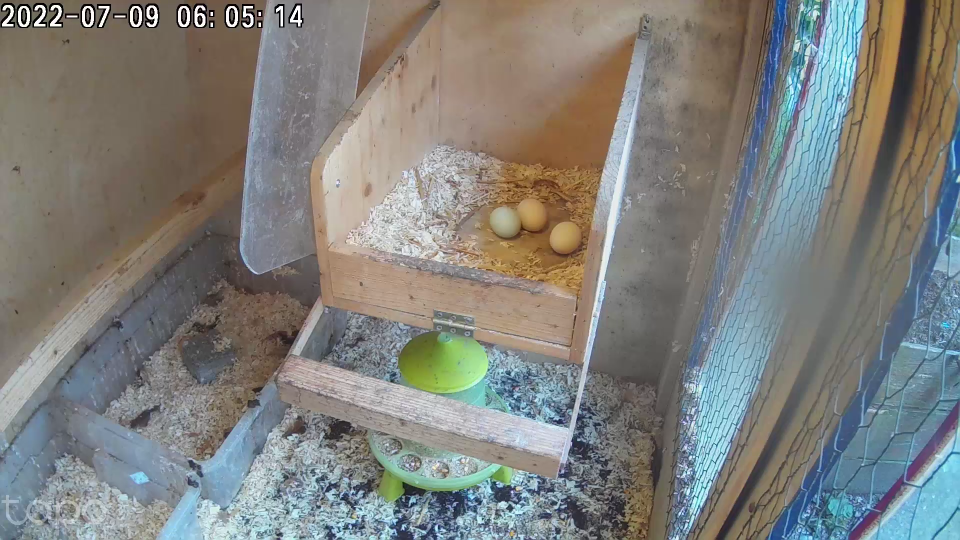
#> input picture experiments/0-test-images/brightsample01.tiff, 1920 x 1080 px (shown at 1/2 size)
$ python foreground.py
#> lines starting #> are read from the running program, lines starting #| are printed output that depends on the picture
#> further down, frame is the input picture: shape (1080, 1920, 3); mean B, G, R 124.1, 128, 127.6
# Vordergrund-Extraktion
# zur Ermoeglichung der Bachelorarbeit

# Vordergrund-Extraktion zur verbesserten
# Informations-Extraktion

# geschrieben von Benjamin H.
# Studiengang: Informatik - Software & Information Engineering
# 6. Semester - Sommersemester 2022

import cv2
import numpy as np

# Function for foreground extraction
def changeImageByTrackbarValue(frame):

    frame = cv2.resize(frame, (800, 450))
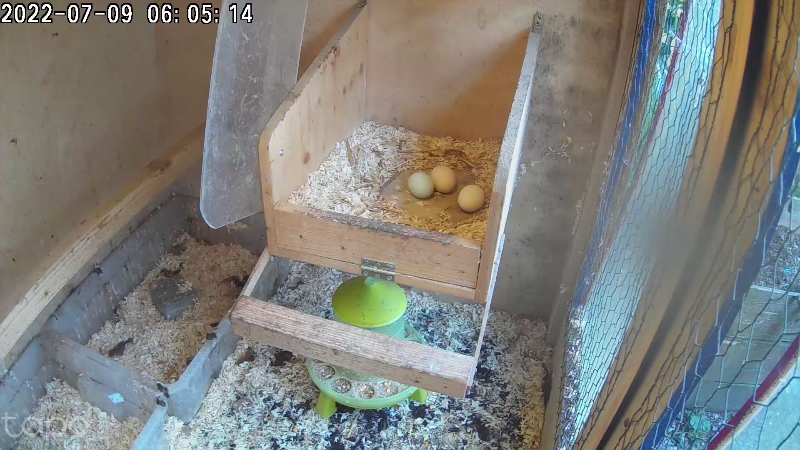
#> frame: shape (450, 800, 3); mean of channels 0, 1, 2 124.1, 127.9, 127.5; drawn as B, G, R
    drawing = frame.copy()

    # Prepare Mask based on Image Shape
    mask = np.zeros(drawing.shape[:2], np.uint8)
    bgModel = np.zeros((1, 65), np.float64)
    fgModel = np.zeros((1, 65), np.float64)

    # Apply GrabCut Algorithm
    rect = (287, 118, 217, 133)
    cv2.grabCut(drawing, mask, rect, bgModel, fgModel, 5, cv2.GC_INIT_WITH_RECT)

    # Generate Real Foreground from Primary Foreground
    mask2 = np.where((mask==2) | (mask == 0), 0, 1).astype('uint8')
    drawing = drawing * mask2[:, :, np.newaxis]
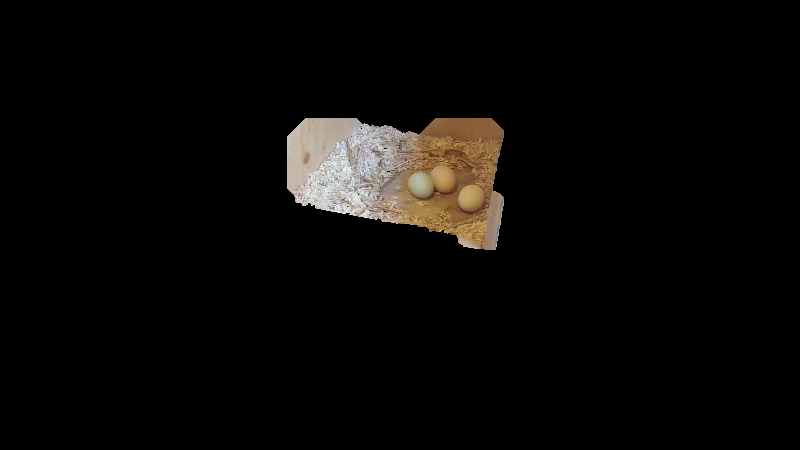
#> drawing: shape (450, 800, 3); mean of channels 0, 1, 2 7.2, 8.6, 9.9; drawn as B, G, R

    return drawing

# Read image and show on window
frame = cv2.imread('../0-test-images/brightsample01.tiff')
cv2.namedWindow('Foreground Extraction', cv2.WINDOW_AUTOSIZE)
cv2.imshow("Foreground Extraction", changeImageByTrackbarValue(frame))

while True:

    if cv2.waitKey(1) & 0xFF == ord('q'):
#> (key q is pressed here)
        break

cv2.destroyAllWindows()
exit()
#> (the program exits here)

$ run again, with experiments/0-test-images/brightsample02.tiff copied over experiments/0-test-images/brightsample01.tiff
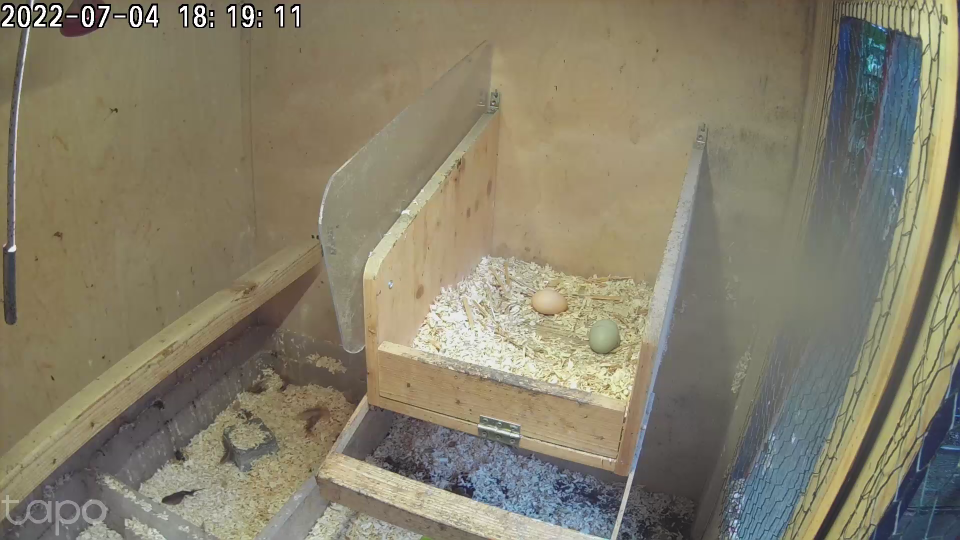
#> input picture experiments/0-test-images/brightsample02.tiff, 1920 x 1080 px (shown at 1/2 size)
#> frame is the input picture: shape (1080, 1920, 3); mean B, G, R 106.8, 127.3, 133.6
#> in changeImageByTrackbarValue, `frame = cv2.resize(frame, (800, 450))`:
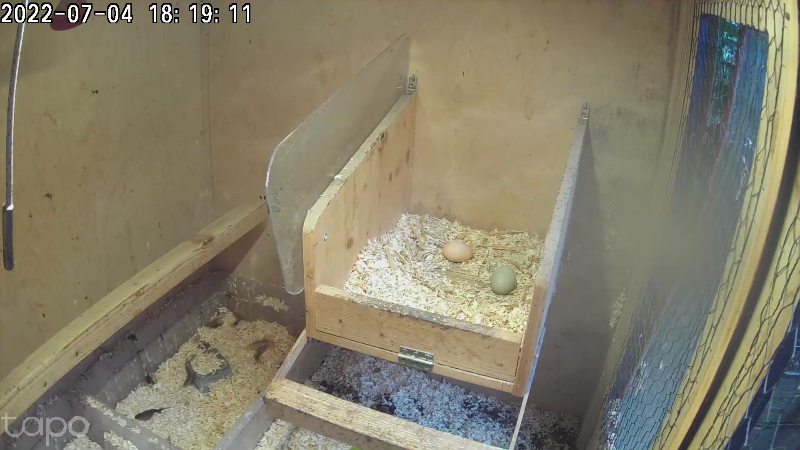
#> frame: shape (450, 800, 3); mean of channels 0, 1, 2 106.7, 127.2, 133.5; drawn as B, G, R
#> in changeImageByTrackbarValue, `drawing = drawing * mask2[:, :, np.newaxis]`:
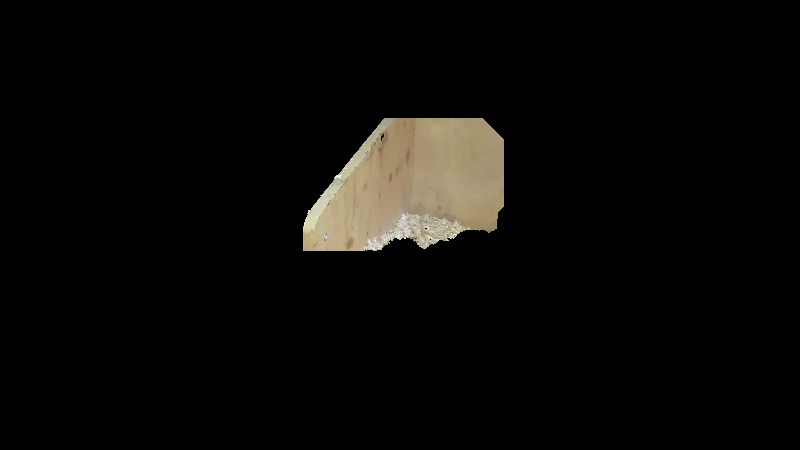
#> drawing: shape (450, 800, 3); mean of channels 0, 1, 2 7.2, 9.1, 10; drawn as B, G, R

$ run again, with experiments/0-test-images/sample01.tiff copied over experiments/0-test-images/brightsample01.tiff
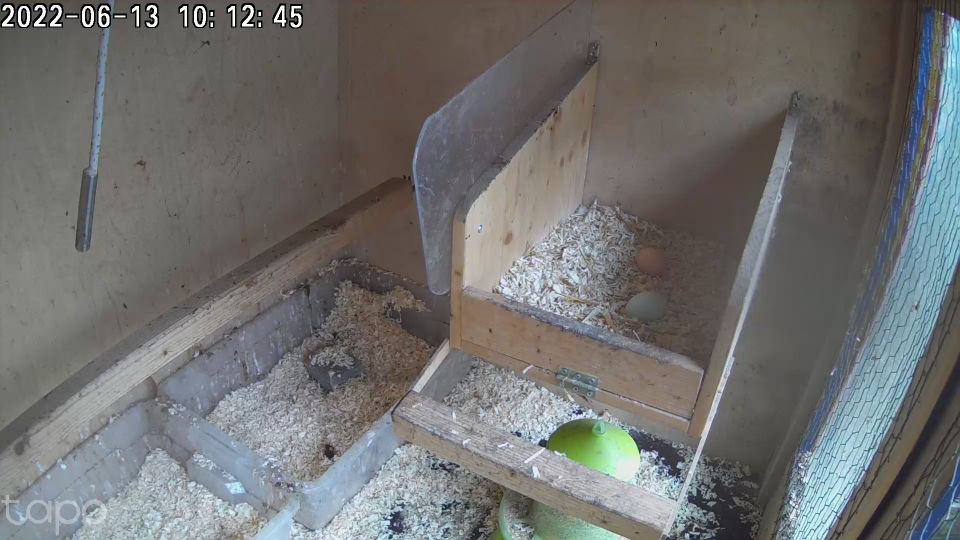
#> input picture experiments/0-test-images/sample01.tiff, 1920 x 1080 px (shown at 1/2 size)
#> frame is the input picture: shape (1080, 1920, 3); mean B, G, R 111, 111.8, 112
#> in changeImageByTrackbarValue, `frame = cv2.resize(frame, (800, 450))`:
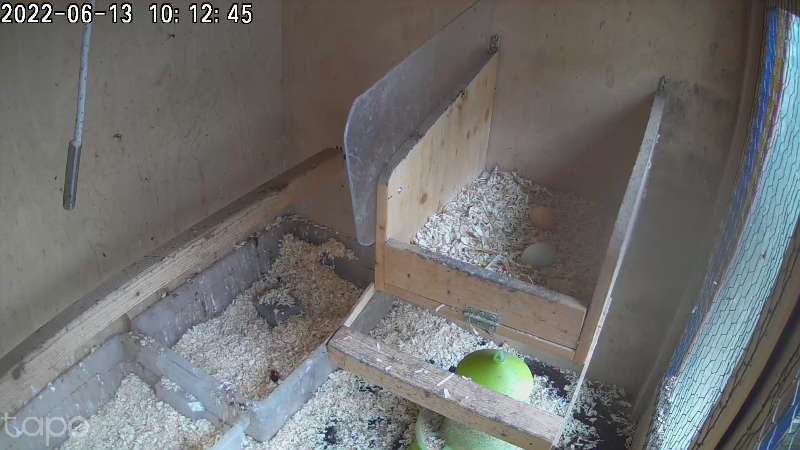
#> frame: shape (450, 800, 3); mean of channels 0, 1, 2 111, 111.7, 112; drawn as B, G, R
#> in changeImageByTrackbarValue, `drawing = drawing * mask2[:, :, np.newaxis]`:
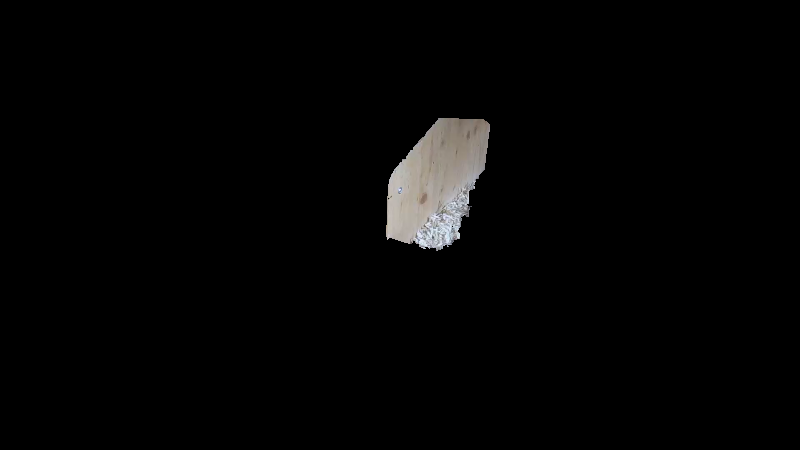
#> drawing: shape (450, 800, 3); mean of channels 0, 1, 2 4.1, 4.3, 4.4; drawn as B, G, R
